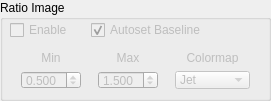
     <widget class="QGroupBox" name="RatioImageGroup">
      <property name="geometry">
       <rect>
        <x>10</x>
        <y>210</y>
        <width>271</width>
        <height>101</height>
       </rect>
      </property>
      <property name="title">
       <string>Ratio Image</string>
      </property>
      <widget class="QWidget" name="gridLayoutWidget_6">
       <property name="geometry">
        <rect>
         <x>10</x>
         <y>50</y>
         <width>251</width>
         <height>41</height>
        </rect>
       </property>
       <layout class="QGridLayout" name="RatioImageGrid">
        <item row="1" column="2">
         <widget class="QComboBox" name="ratio_colormap_combo">
          <property name="enabled">
           <bool>false</bool>
          </property>
          <property name="minimumSize">
           <size>
            <width>75</width>
            <height>18</height>
           </size>
          </property>
          <property name="maximumSize">
           <size>
            <width>75</width>
            <height>18</height>
           </size>
          </property>
          <property name="toolTip">
           <string>Select the colormap for the ratio image</string>
          </property>
          <property name="currentIndex">
           <number>1</number>
          </property>
          <item>
           <property name="text">
            <string>Grayscale</string>
           </property>
          </item>
          <item>
           <property name="text">
            <string>Jet</string>
           </property>
          </item>
          <item>
           <property name="text">
            <string>Hot</string>
           </property>
          </item>
          <item>
           <property name="text">
            <string>Cool</string>
           </property>
          </item>
          <item>
           <property name="text">
            <string>Autumn</string>
           </property>
          </item>
         </widget>
        </item>
        <item row="1" column="1">
         <widget class="QDoubleSpinBox" name="ratio_max_spin">
          <property name="enabled">
           <bool>false</bool>
          </property>
          <property name="sizePolicy">
           <sizepolicy hsizetype="Fixed" vsizetype="Fixed">
            <horstretch>0</horstretch>
            <verstretch>0</verstretch>
           </sizepolicy>
          </property>
          <property name="minimumSize">
           <size>
            <width>60</width>
            <height>18</height>
           </size>
          </property>
          <property name="maximumSize">
           <size>
            <width>60</width>
            <height>18</height>
           </size>
          </property>
          <property name="toolTip">
           <string>Set the maximum display value for the ratio image</string>
          </property>
          <property name="decimals">
           <number>3</number>
          </property>
          <property name="maximum">
           <double>100000.000000000000000</double>
          </property>
          <property name="value">
           <double>1.500000000000000</double>
          </property>
         </widget>
        </item>
        <item row="1" column="0">
         <widget class="QDoubleSpinBox" name="ratio_min_spin">
          <property name="enabled">
           <bool>false</bool>
          </property>
          <property name="sizePolicy">
           <sizepolicy hsizetype="Fixed" vsizetype="Fixed">
            <horstretch>0</horstretch>
            <verstretch>0</verstretch>
           </sizepolicy>
          </property>
          <property name="minimumSize">
           <size>
            <width>60</width>
            <height>18</height>
           </size>
          </property>
          <property name="maximumSize">
           <size>
            <width>60</width>
            <height>18</height>
           </size>
          </property>
          <property name="toolTip">
           <string>Set the minimum display value for the ratio image</string>
          </property>
          <property name="decimals">
           <number>3</number>
          </property>
          <property name="maximum">
           <double>100000.000000000000000</double>
          </property>
          <property name="value">
           <double>0.500000000000000</double>
          </property>
         </widget>
        </item>
        <item row="0" column="0">
         <widget class="QLabel" name="ratioMinLabel">
          <property name="enabled">
           <bool>false</bool>
          </property>
          <property name="sizePolicy">
           <sizepolicy hsizetype="Fixed" vsizetype="Fixed">
            <horstretch>0</horstretch>
            <verstretch>0</verstretch>
           </sizepolicy>
          </property>
          <property name="minimumSize">
           <size>
            <width>60</width>
            <height>13</height>
           </size>
          </property>
          <property name="maximumSize">
           <size>
            <width>60</width>
            <height>13</height>
           </size>
          </property>
          <property name="text">
           <string>Min</string>
          </property>
          <property name="alignment">
           <set>Qt::AlignCenter</set>
          </property>
         </widget>
        </item>
        <item row="0" column="1">
         <widget class="QLabel" name="ratioMaxLabel">
          <property name="enabled">
           <bool>false</bool>
          </property>
          <property name="sizePolicy">
           <sizepolicy hsizetype="Fixed" vsizetype="Fixed">
            <horstretch>0</horstretch>
            <verstretch>0</verstretch>
           </sizepolicy>
          </property>
          <property name="minimumSize">
           <size>
            <width>60</width>
            <height>13</height>
           </size>
          </property>
          <property name="maximumSize">
           <size>
            <width>60</width>
            <height>13</height>
           </size>
          </property>
          <property name="text">
           <string>Max</string>
          </property>
          <property name="alignment">
           <set>Qt::AlignCenter</set>
          </property>
         </widget>
        </item>
        <item row="0" column="2">
         <widget class="QLabel" name="ratioColormapLabel">
          <property name="enabled">
           <bool>false</bool>
          </property>
          <property name="sizePolicy">
           <sizepolicy hsizetype="Fixed" vsizetype="Fixed">
            <horstretch>0</horstretch>
            <verstretch>0</verstretch>
           </sizepolicy>
          </property>
          <property name="minimumSize">
           <size>
            <width>75</width>
            <height>13</height>
           </size>
          </property>
          <property name="maximumSize">
           <size>
            <width>75</width>
            <height>13</height>
           </size>
          </property>
          <property name="text">
           <string>Colormap</string>
          </property>
          <property name="alignment">
           <set>Qt::AlignCenter</set>
          </property>
         </widget>
        </item>
       </layout>
      </widget>
      <widget class="QWidget" name="horizontalLayoutWidget_5">
       <property name="geometry">
        <rect>
         <x>10</x>
         <y>20</y>
         <width>251</width>
         <height>21</height>
        </rect>
       </property>
       <layout class="QHBoxLayout" name="RatioImageExtra">
        <item>
         <widget class="QCheckBox" name="enable_ratio_image_checkbox">
          <property name="enabled">
           <bool>false</bool>
          </property>
          <property name="sizePolicy">
           <sizepolicy hsizetype="Fixed" vsizetype="Fixed">
            <horstretch>0</horstretch>
            <verstretch>0</verstretch>
           </sizepolicy>
          </property>
          <property name="minimumSize">
           <size>
            <width>75</width>
            <height>18</height>
           </size>
          </property>
          <property name="maximumSize">
           <size>
            <width>75</width>
            <height>18</height>
           </size>
          </property>
          <property name="toolTip">
           <string>Toggle display of the ratio image (relative inverse correlation time) during data acquisition</string>
          </property>
          <property name="text">
           <string>Enable</string>
          </property>
         </widget>
        </item>
        <item>
         <widget class="QCheckBox" name="autoset_baseline_check">
          <property name="enabled">
           <bool>false</bool>
          </property>
          <property name="minimumSize">
           <size>
            <width>0</width>
            <height>18</height>
           </size>
          </property>
          <property name="maximumSize">
           <size>
            <width>16777215</width>
            <height>18</height>
           </size>
          </property>
          <property name="toolTip">
           <string>Automatically set baseline for ratio image calculations using first sequence of acquired data</string>
          </property>
          <property name="text">
           <string>Autoset Baseline</string>
          </property>
          <property name="checked">
           <bool>true</bool>
          </property>
         </widget>
        </item>
       </layout>
      </widget>
     </widget>
